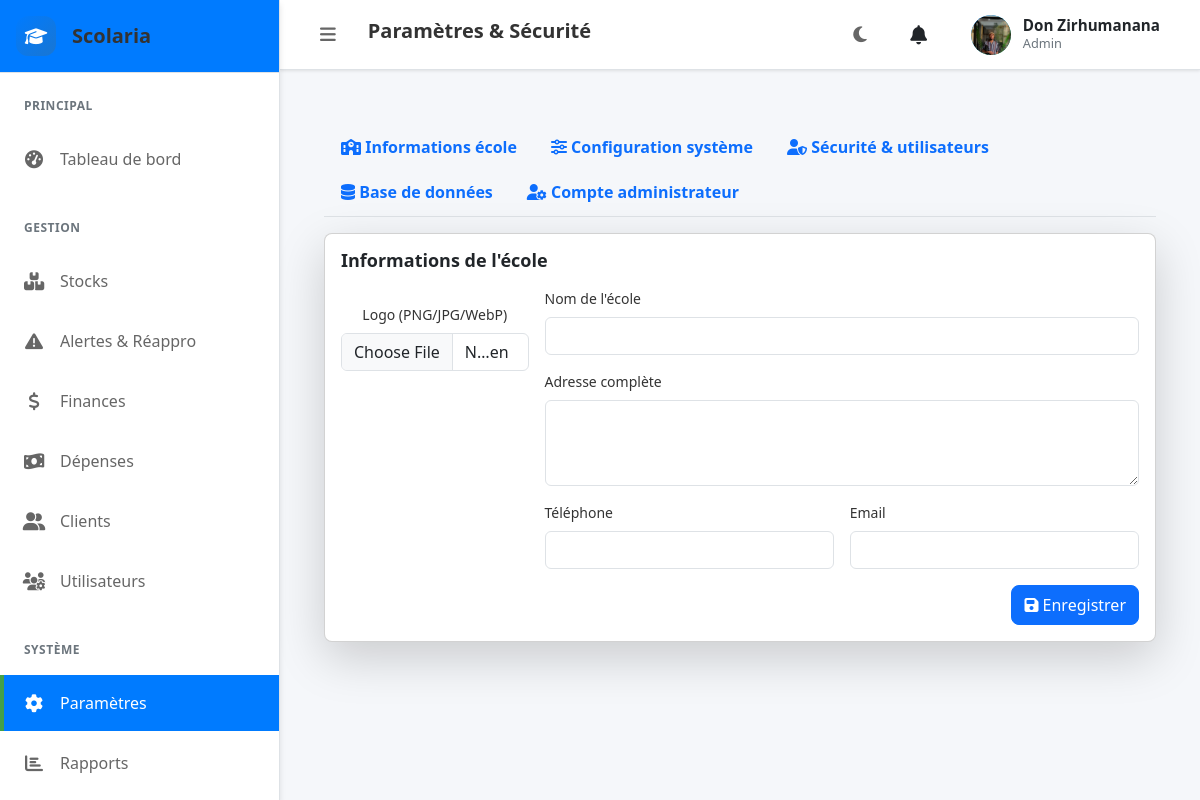
The page /settings.php (signed in) on the database its author committed.
### tables this page shows
CREATE TABLE `users` (
  `id` int(11) NOT NULL AUTO_INCREMENT,
  `username` varchar(100) NOT NULL,
  `full_name` varchar(150) DEFAULT NULL,
  `email` varchar(150) NOT NULL,
  `phone` varchar(30) DEFAULT NULL,
  `password` varchar(255) NOT NULL,
  `role` enum('admin','gestionnaire','caissier','directeur','utilisateur') NOT NULL DEFAULT 'utilisateur',
  `status` enum('actif','inactif') NOT NULL DEFAULT 'actif',
  `avatar_path` varchar(255) DEFAULT NULL,
  `created_at` timestamp NOT NULL DEFAULT current_timestamp(),
  PRIMARY KEY (`id`),
  UNIQUE KEY `username` (`username`),
  UNIQUE KEY `email` (`email`)
);

### layout/base.php (the view, shortened to what this page needs)
<?php
$pageTitle = $pageTitle ?? 'Scolaria';
$showSidebar = $showSidebar ?? true;
$bodyClass = $bodyClass ?? '';
$additionalCSS = $additionalCSS ?? [];
?>
<!DOCTYPE html>
<html lang="fr" data-theme="light">
<head>
    <link rel="stylesheet" href="assets/css/style.css">
    <link rel="stylesheet" href="assets/css/notifications.css">
    <link rel="stylesheet" href="assets/css/header-notifications.css">
    <link rel="stylesheet" href="https://cdnjs.cloudflare.com/ajax/libs/font-awesome/6.4.0/css/all.min.css">
    <?php foreach ($additionalCSS as $css): ?>
        <link rel="stylesheet" href="<?php echo htmlspecialchars($css); ?>">
    <?php endforeach; ?>
</head>
<body class="<?php echo htmlspecialchars($bodyClass); ?>">
    <div class="app-layout">
        <?php if ($showSidebar): ?>
            <aside class="sidebar" id="sidebar">
                <div class="sidebar-logo">
                    <div class="logo-icon">
                        <i class="fas fa-graduation-cap"></i>
                    </div>
                    <div class="logo-text">Scolaria</div>
                </div>
                <nav class="sidebar-nav">
                    <?php include __DIR__ . '/../partials/menu.php'; ?>
                </nav>
            </aside>
        <?php endif; ?>
        <main class="main-content">
            <header class="app-header">
                <div class="header-left">
                    <?php if ($showSidebar): ?>
                        <button class="sidebar-toggle" data-tooltip="Toggle Sidebar (Ctrl+B)">
                            <i class="fas fa-bars"></i>
                        </button>
                    <?php endif; ?>
                    <h1 class="page-title"><?php echo htmlspecialchars($pageTitle); ?></h1>
                </div>
                <div class="header-right">
                    <button class="theme-toggle" data-tooltip="Changer de thème (Ctrl+D)">
                        <i class="fas fa-moon"></i>
                    </button>
                    <button class="notifications-btn" data-tooltip="Notifications">
                        <i class="fas fa-bell"></i>
                    </button>
                    <?php include __DIR__ . '/../includes/user_header.php'; ?>
                    <div class="user-menu" data-tooltip="Menu utilisateur">
                        <div class="user-avatar">
                            <?php echo generateAvatar($userProfile); ?>
                        </div>
                        <div class="user-info">
                            <div class="user-name"><?php echo htmlspecialchars($userProfile['full_name']); ?></div>
                            <div class="user-role"><?php echo htmlspecialchars($userProfile['role']); ?></div>
                        </div>
                    </div>
                </div>
            </header>
            <div class="content-area">
                <?php
                if (isset($content)) {
                    echo $content;
                } else {
                    if (isset($contentFile) && file_exists($contentFile)) {
                        include $contentFile;
                    }
                }
                ?>
            </div>
        </main>
    </div>
</body>
</html>

### includes/user_header.php (shortened to what this page needs)
<?php
function getUserProfile($userId) {
    $pdo = Database::getConnection();
    try {
        $stmt = $pdo->prepare("
            SELECT id, username, full_name, email, phone, role, status, avatar_path, created_at
            FROM users
            WHERE id = ?
        ");
        $stmt->execute([$userId]);
        $profile = $stmt->fetch();
        if ($profile) {
            return [
                'avatar' => $profile['avatar_path'],
                'full_name' => $profile['full_name'] ?: $profile['username'],
                'email' => $profile['email'],
                'role' => $profile['role'],
                'username' => $profile['username'],
                'phone' => $profile['phone'],
                'status' => $profile['status']
            ];
        }
        return [
            'avatar' => null,
            'full_name' => $_SESSION['username'] ?? 'Utilisateur',
            'email' => $_SESSION['email'] ?? '',
            'role' => $_SESSION['role'] ?? 'Utilisateur'
        ];
    } catch (Exception $e) {
        error_log('Erreur lors de la récupération du profil: ' . $e->getMessage());
        return [
            'avatar' => null,
            'full_name' => $_SESSION['username'] ?? 'Utilisateur',
            'email' => $_SESSION['email'] ?? '',
            'role' => $_SESSION['role'] ?? 'Utilisateur'
        ];
    }
}
function generateAvatar($profile) {
    if (!empty($profile['avatar']) && file_exists($profile['avatar'])) {
        return '<img src="' . htmlspecialchars($profile['avatar']) . '" alt="Avatar" class="user-avatar-img">';
    }
    $initial = strtoupper(substr($profile['full_name'], 0, 1));
    $colors = ['#3498db', '#e74c3c', '#2ecc71', '#f39c12', '#9b59b6', '#1abc9c'];
    $color = $colors[array_rand($colors)];
    return '<div class="user-avatar-initial" style="background-color: ' . $color . '">' . $initial . '</div>';
}
$userId = $_SESSION['user_id'] ?? 0;
$userProfile = getUserProfile($userId);
?>

### assets/css/header-notifications.css (style rules this page uses)
.notifications-btn { position: relative; background: none; border: none; color: var(--text-color); font-size: 1.2rem; padding: 0.5rem; border-radius: 50%; cursor: pointer; transition: all 0.2s ease; display: flex; align-items: center; justify-content: center; width: 40px; height: 40px; }
.user-menu { display: flex; align-items: center; gap: 0.75rem; padding: 0.5rem; border-radius: 8px; cursor: pointer; transition: all 0.2s ease; position: relative; }
.user-avatar { width: 40px; height: 40px; border-radius: 50%; display: flex; align-items: center; justify-content: center; font-weight: bold; color: white; font-size: 1.1rem; overflow: hidden; position: relative; }
.user-avatar-img { width: 100%; height: 100%; object-fit: cover; border-radius: 50%; }
.user-info { display: flex; flex-direction: column; min-width: 0; }
.user-name { font-weight: 600; color: var(--text-color); font-size: 0.95rem; line-height: 1.2; white-space: nowrap; overflow: hidden; text-overflow: ellipsis; }
.user-role { font-size: 0.8rem; color: var(--text-muted); text-transform: capitalize; }
:root { --bg-color: #ffffff; --card-bg: #f8f9fa; --text-color: #212529; --text-muted: #6c757d; --border-color: #dee2e6; --border-light: #e9ecef; --hover-bg: #f1f3f4; --primary-color: #007bff; --accent-color: #3498db; --unread-bg: rgba(52, 152, 219, 0.05); }

### settings.php (style rules this page uses)
.sidebar-logo { background: var(--primary-color) !important; color: white !important; padding: 1rem !important; text-align: center !important; font-weight: bold !important; }

### rows shown on the page
users: avatar_path (picture), full_name "Don Zirhumanana", role "Admin"

### other values the page prints
$text "Tableau de bord Stocks Alertes & Réappro Finances Dépenses Clients Utilisateurs Paramètres Rapports"
$pageTitle "Paramètres & Sécurité"
